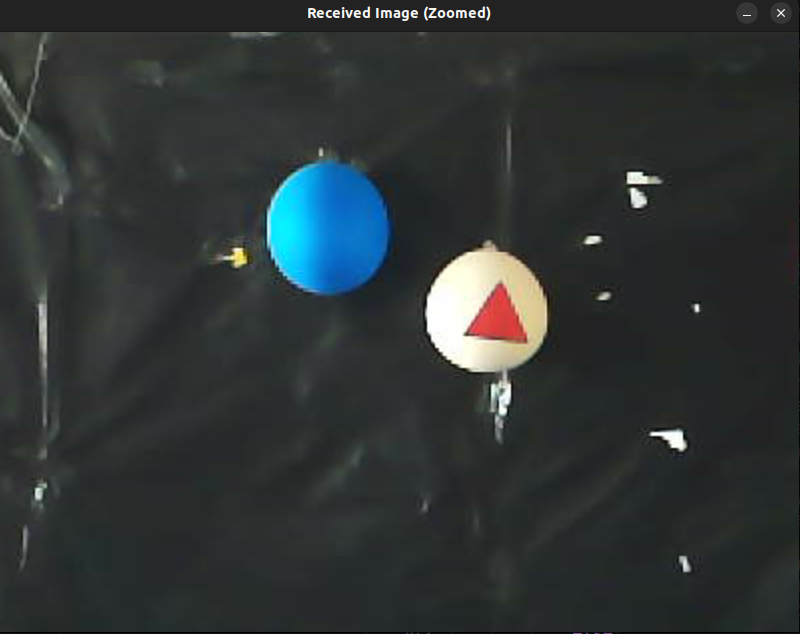
#> input picture image processing/frame.png, 800 x 634 px
$ python report_shape_detection.py
#> lines starting #> are read from the running program, lines starting #| are printed output that depends on the picture; after the words box and inside, x2 and y2 are one past the last pixel; in counts of white or black regions, pixels touching at a corner belong together
import cv2
import numpy as np

def detect_red_shapes(image_path, min_area=100):
    """
    Detects red color regions and then identifies basic shapes within those regions,
    only considering shapes with an area above a certain threshold.

    Args:
        image_path (str): The path to the input image.
        min_area (int): The minimum area threshold for detected shapes. Contours
                        with an area smaller than this will be ignored.

    Returns:
        None: Displays the original image with detected red shapes outlined.
    """
#> called with image_path = 'frame.png', min_area = 100
    # Read the image
    img = cv2.imread(image_path)
#> img is the input picture: shape (634, 800, 3); mean B, G, R 53.1, 52.6, 46.4
    if img is None:
        print(f"Error: Could not open or find the image at {image_path}")
        return

    # Create a copy of the original image to draw on
    img_with_shapes = img.copy()

    # Convert the image to HSV color space
    hsv = cv2.cvtColor(img, cv2.COLOR_BGR2HSV)
#> hsv: shape (634, 800, 3); mean H, S, V 75.6, 32, 55.6

    # Define the range for red color in HSV
    # Red color wraps around the hue spectrum, so we need two ranges
    lower_red1 = np.array([0, 100, 100])
    upper_red1 = np.array([10, 255, 255])
    lower_red2 = np.array([160, 100, 100])
    upper_red2 = np.array([180, 255, 255])

    # Create masks for the red color ranges
    mask1 = cv2.inRange(hsv, lower_red1, upper_red1)
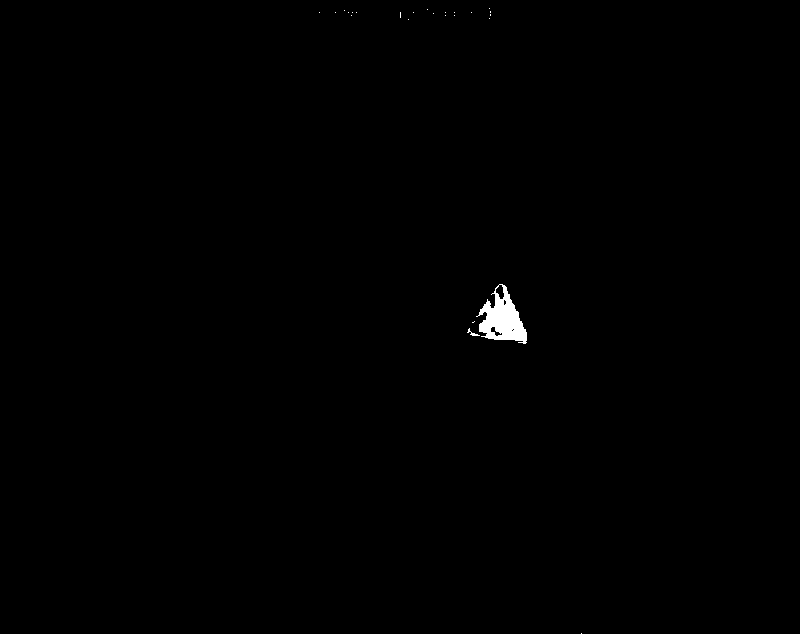
#> mask1: shape (634, 800); 0.32% white; 25 white regions (23 under 20 px), largest, box (x1, y1, x2, y2) and area: (476, 284, 527, 344) 1573, (467, 328, 480, 336) 31
    mask2 = cv2.inRange(hsv, lower_red2, upper_red2)
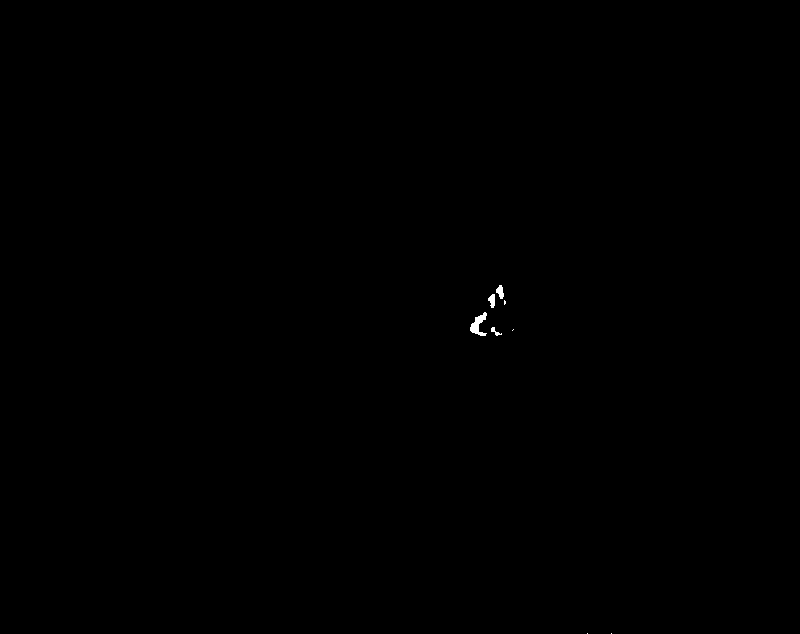
#> mask2: shape (634, 800); 0.08% white; 8 white regions (4 under 20 px), largest, box (x1, y1, x2, y2) and area: (470, 312, 487, 336) 195, (496, 285, 504, 299) 72, (488, 294, 495, 308) 68, (491, 327, 502, 336) 39

    # Combine the masks
    red_mask = mask1 + mask2
#> red_mask: shape (634, 800); 0.4% white; 25 white regions (24 under 20 px), largest, box (x1, y1, x2, y2) and area: (467, 284, 527, 344) 1991

    cv2.imshow("mask" , red_mask)

    # Optional: Perform morphological operations to clean up the mask
    kernel = np.ones((5, 5), np.uint8)
    red_mask = cv2.morphologyEx(red_mask, cv2.MORPH_OPEN, kernel)
#> red_mask: shape (634, 800); 0.39% white; 1 white region
    red_mask = cv2.morphologyEx(red_mask, cv2.MORPH_CLOSE, kernel)

    # Find contours in the red mask
    contours, _ = cv2.findContours(red_mask.copy(), cv2.RETR_EXTERNAL, cv2.CHAIN_APPROX_SIMPLE)
#> contours = 1 contour; box (x1, y1, x2, y2) and area: (470, 285, 527, 341) 1874

    # Loop over the contours found in the red mask
    for contour in contours:
        # Calculate the area of the contour
        area = cv2.contourArea(contour)

        # Filter contours based on the minimum area
        if area > min_area:
            # Calculate the perimeter of the contour
            perimeter = cv2.arcLength(contour, True)

            # Approximate the contour to get the vertices of the shape
            # Use a higher epsilon value for approximation as contours from mask can be noisy
            approx = cv2.approxPolyDP(contour, 0.04 * perimeter, True)

            # Get the bounding box of the contour
            x, y, w, h = cv2.boundingRect(contour)

            # Aspect ratio for potential square detection
            aspect_ratio = float(w) / h

            # Determine the shape based on the number of vertices
            shape = "Unknown" # Default shape label

            if len(approx) == 3:
                shape = "Red Triangle"
                # Draw contour on the original image copy
                cv2.drawContours(img_with_shapes, [contour], -1, (0, 255, 0), 2) # Green color for triangle outline
            elif len(approx) == 4:
                # Check if it's likely a square based on aspect ratio
                if 0.95 <= aspect_ratio <= 1.05:
                    shape = "Red Square"
                    # Draw contour on the original image copy
                    cv2.drawContours(img_with_shapes, [contour], -1, (0, 0, 255), 2) # Blue color for square outline
                else:
                    shape = "Red Rectangle"
                    # Draw contour on the original image copy
                    cv2.drawContours(img_with_shapes, [contour], -1, (255, 0, 0), 2) # Red color for rectangle outline
            elif len(approx) >= 5:
                 # Approximate to check for circularity
                if perimeter > 0: # Avoid division by zero
                    (x_c, y_c), radius = cv2.minEnclosingCircle(contour)
                    circularity = (4 * np.pi * area) / (perimeter * perimeter)
                    if circularity > 0.6:  # Adjust threshold as needed for mask contours
                        shape = "Red Circle"
                        # Draw contour on the original image copy
                        cv2.drawContours(img_with_shapes, [contour], -1, (255, 255, 0), 2) # Yellow color for circle outline
                    else:
                        shape = "Red Polygon"
                        # Draw contour on the original image copy
                        cv2.drawContours(img_with_shapes, [contour], -1, (0, 255, 255), 2) # Cyan color for polygon outline


            # Put the shape name on the detected object on the original image copy
            if shape != "Unknown":
                 cv2.putText(img_with_shapes, shape, (x - 25, y - 10), cv2.FONT_HERSHEY_SIMPLEX, 0.5, (0, 0, 255), 2)
#> this loop made 1 pass
#> (area, perimeter, approx, x, y, w, h, aspect_ratio) on pass 1: (1874, 193.9, [[498, 285], [471, 334], [526, 340]], 470, 285, 57, 56, 1.02)
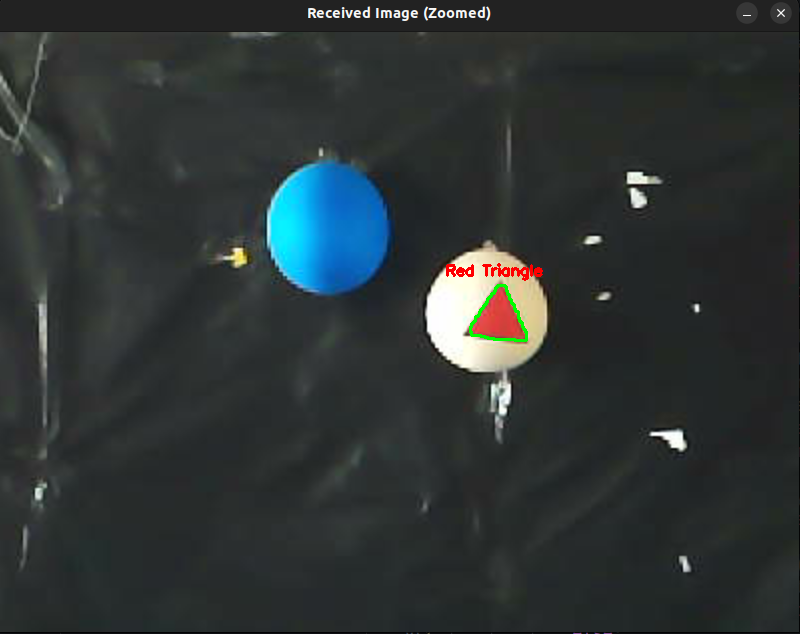
#> img_with_shapes: shape (634, 800, 3); 0.25% of pixels changed, all inside (x1, y1, x2, y2) = (446, 263, 543, 342)


    cv2.imshow("Red Shape Detection", img_with_shapes)
    cv2.waitKey(0)
    cv2.destroyAllWindows()

if __name__ == "__main__":
    # Example usage: Replace 'frame.png' with the path to your image
    # You can also specify a minimum area, e.g., detect_red_shapes('frame.png', min_area=500)
    image_file = 'frame.png'
    min_shape_area = 100 # Set your desired minimum area here

    detect_red_shapes(image_file, min_area=min_shape_area)
